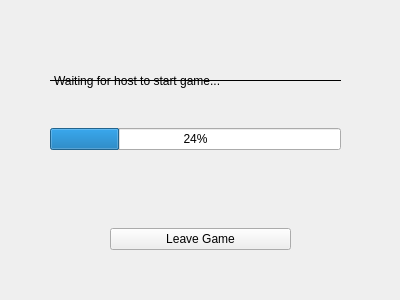
<?xml version="1.0" encoding="UTF-8"?>
<ui version="4.0">
 <class>Form</class>
 <widget class="QWidget" name="Form">
  <property name="geometry">
   <rect>
    <x>0</x>
    <y>0</y>
    <width>400</width>
    <height>300</height>
   </rect>
  </property>
  <property name="windowTitle">
   <string>Form</string>
  </property>
  <widget class="QWidget" name="verticalLayoutWidget_2">
   <property name="geometry">
    <rect>
     <x>110</x>
     <y>209</y>
     <width>181</width>
     <height>61</height>
    </rect>
   </property>
   <layout class="QVBoxLayout" name="verticalLayout_2">
    <item>
     <widget class="QPushButton" name="LeaveGameBtn">
      <property name="text">
       <string>Leave Game</string>
      </property>
     </widget>
    </item>
   </layout>
  </widget>
  <widget class="QWidget" name="verticalLayoutWidget">
   <property name="geometry">
    <rect>
     <x>50</x>
     <y>39</y>
     <width>291</width>
     <height>111</height>
    </rect>
   </property>
   <layout class="QVBoxLayout" name="verticalLayout">
    <item>
     <widget class="QLabel" name="Waiting">
      <property name="frameShape">
       <enum>QFrame::HLine</enum>
      </property>
      <property name="text">
       <string>Waiting for host to start game...</string>
      </property>
     </widget>
    </item>
    <item>
     <widget class="QProgressBar" name="progressBar">
      <property name="value">
       <number>24</number>
      </property>
     </widget>
    </item>
   </layout>
  </widget>
 </widget>
 <resources/>
 <connections/>
</ui>
